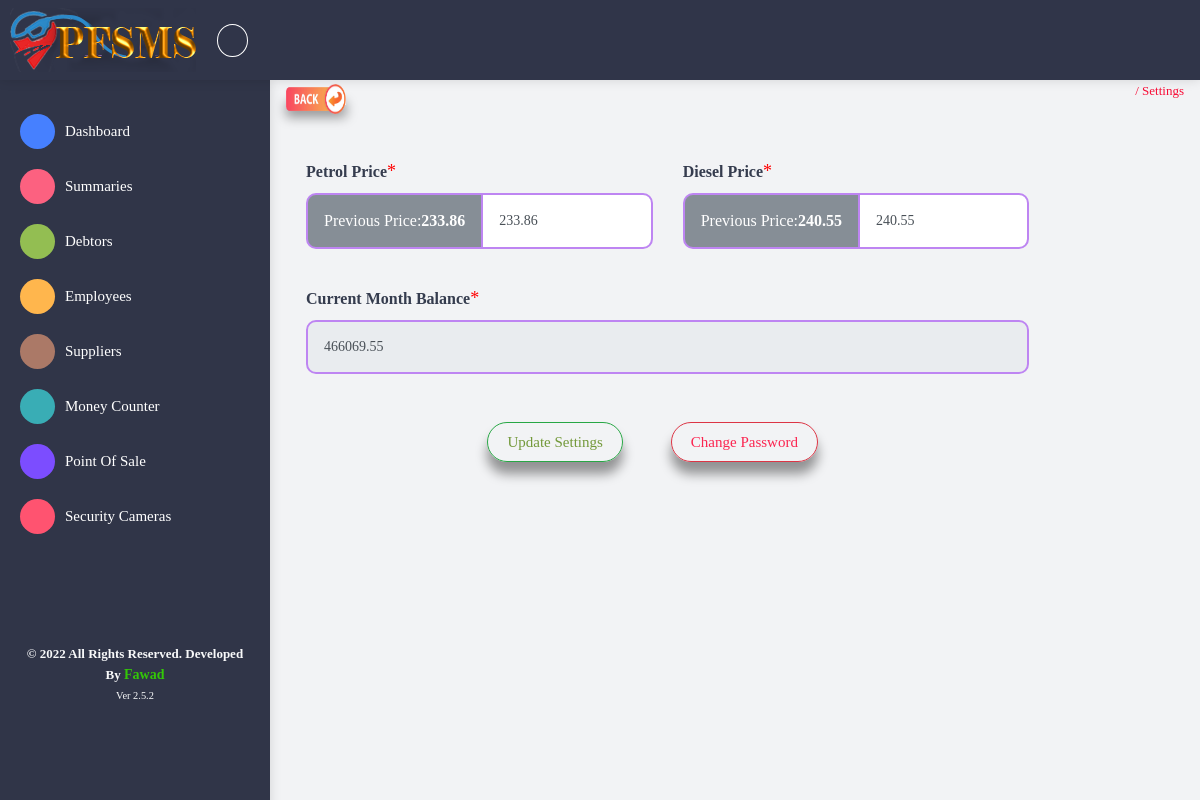
Screenshot of /Accout-Settings (signed in) with the database file from the repository.
### Web/models.py (models this page shows, shortened)
class Summary(models.Model):
    id = models.AutoField(primary_key=True)
    Admin = models.ForeignKey(User, on_delete=models.CASCADE)
    Date = models.DateField(auto_now=False)
    Petrol_Price = models.FloatField()
    Diesel_Price = models.FloatField()
    Petrol_ReadingA = models.FloatField()
    Petrol_ReadingB = models.FloatField()
    Petrol_ReadingC = models.FloatField()
    Petrol_ReadingD = models.FloatField()
    Total_Petrol_Sold = models.FloatField()
    Total_Petrol_Rs = models.FloatField()
    Diesel_ReadingA = models.FloatField()
    Diesel_ReadingB = models.FloatField()
    Total_Diesel_Sold = models.FloatField()
    Total_Diesel_Rs = models.FloatField()
    Today_Sale_Man = models.CharField(max_length=25)
    Tonight_Sale_Man = models.CharField(max_length=25)
    Today_Total_Expenses = models.FloatField()
    Today_Total_Credit = models.FloatField()
    Today_Total_Debit = models.FloatField()
    Today_Rs = models.FloatField()
    class Meta:
        verbose_name_plural = "Summaries"

class Cash_Transaction(models.Model):
    id = models.AutoField(primary_key=True)
    Admin = models.ForeignKey(User, on_delete=models.CASCADE)
    Date = models.ForeignKey(Summary, on_delete=models.CASCADE)
    Cashed_In = models.FloatField()
    Cashed_In_Reason = models.CharField(max_length=255)
    Cashed_Out = models.FloatField()
    Cashed_Out_Reason = models.CharField(max_length=255)
    Total_Month_Rs = models.FloatField()
    class Meta:
        verbose_name_plural = "Cash Transactions"

### Web/views.py (the view, shortened to what this page needs)
# urls.py: path('Accout-Settings', views.settings, name="Settings"),
@login_required(login_url='/Login')
def settings(request):
    if not models.Summary.objects.filter(Admin=request.user):
        messages.error(request, 'Sorry! You Dont Have Any Record Please SignUp First Thank You')
    else:
        if request.method == 'POST' and 'changeSetting' in request.POST:
            recordId = request.POST.get('id')
            petrolPrice = request.POST.get('petrol_price')
            dieselPrice = request.POST.get('diesel_price')
            models.Summary.objects.filter(id=recordId).update(Petrol_Price=petrolPrice, Diesel_Price=dieselPrice)
            messages.success(request, 'Account Setting Has Been Updated')
        fuelData = [models.Summary.objects.filter(Admin=request.user).last()]
        cashData = [models.Cash_Transaction.objects.filter(Admin=request.user).last()]
        return render(request, 'Settings.html',
                      {'fuelData': fuelData, 'cashData': cashData})
    return render(request, 'Settings.html')

### Web/templates/Settings.html (shortened to what this page needs)
{% extends 'Base.html' %}
{% load static %}
{% block linkTitle %}Settings {% endblock %}
{% block backButton %}
    <a class="cardStyling" role="button" onclick="goBack()" href="#"><img src="{% static 'resources/images/back.png' %}"
                                                                          alt="Back" width="60"
                                                                          height="30"></a> {% endblock %}
{% block body %}
    <form class="needs-validation" method="POST" action="" novalidate>
        <div class="card-block">
            <div class="form-group row">
                {% for i in fuelData %}
                    <div class="col-md-5 mt-2">
                        <label class="required" for="petrol_price"><strong>Petrol Price</strong></label>
                        <div class="input-group">
                            <span class="input-group-addon bg-secondary style">Previous Price: <b>{{ i.Petrol_Price }}</b></span>
                            <input type="number" class="form-control style" onwheel="return false" step=any
                                   name="petrol_price" id="petrol_price" value="{{ i.Petrol_Price }}" required>
                        </div>
                    </div>
                    <div class="col-md-5 mt-2">
                        <label class="required" for="diesel_price"><strong>Diesel Price</strong></label>
                        <div class="input-group">
                            <span class="input-group-addon bg-secondary style">Previous Price: <b>{{ i.Diesel_Price }}</b></span>
                            <input type="number" class="form-control style" onwheel="return false" step=any
                                   name="diesel_price" id="diesel_price" value="{{ i.Diesel_Price }}" required>
                        </div>
                    </div>
                {% endfor %}
                {% for cash in cashData %}
                    <div class="col-md-10 mt-3">
                        <label class="required"><strong>Current Month Balance</strong></label>
                        <input type="number" class="form-control style" name="total_balance"
                               value="{{ cash.Total_Month_Rs|floatformat:2 }}" readonly>
                    </div>
                {% endfor %}
                <div class="row justify-content-center col-10 mt-5">
                    <button type="submit" name="changeSetting" class="btn btn-round btn-outline-success cardStyling">
                        Update Settings
                    </button>
                    <button type="button" class="btn btn-round btn-outline-danger cardStyling ml-5"
                            data-target="#changePass" data-toggle="modal">Change Password
                    </button>
                </div>
            </div>
        </div>
    </form>
{% endblock body %}

### Web/templates/Base.html (style rules this page uses)
.style { padding: 16px; border: 2px solid #be85f2; border-radius: 10px; }
.required:after { font-size: 18px; content: "*"; color: red; }
.cardStyling { box-shadow: 0 12px 12px 0 rgba(0, 0, 0, 0.4); }

### rows the page displays
Summary: Petrol_Price "233.86", petrol_price "233.86", Diesel_Price "240.55", diesel_price "240.55"
Cash_Transaction: total_balance "466069.55"
